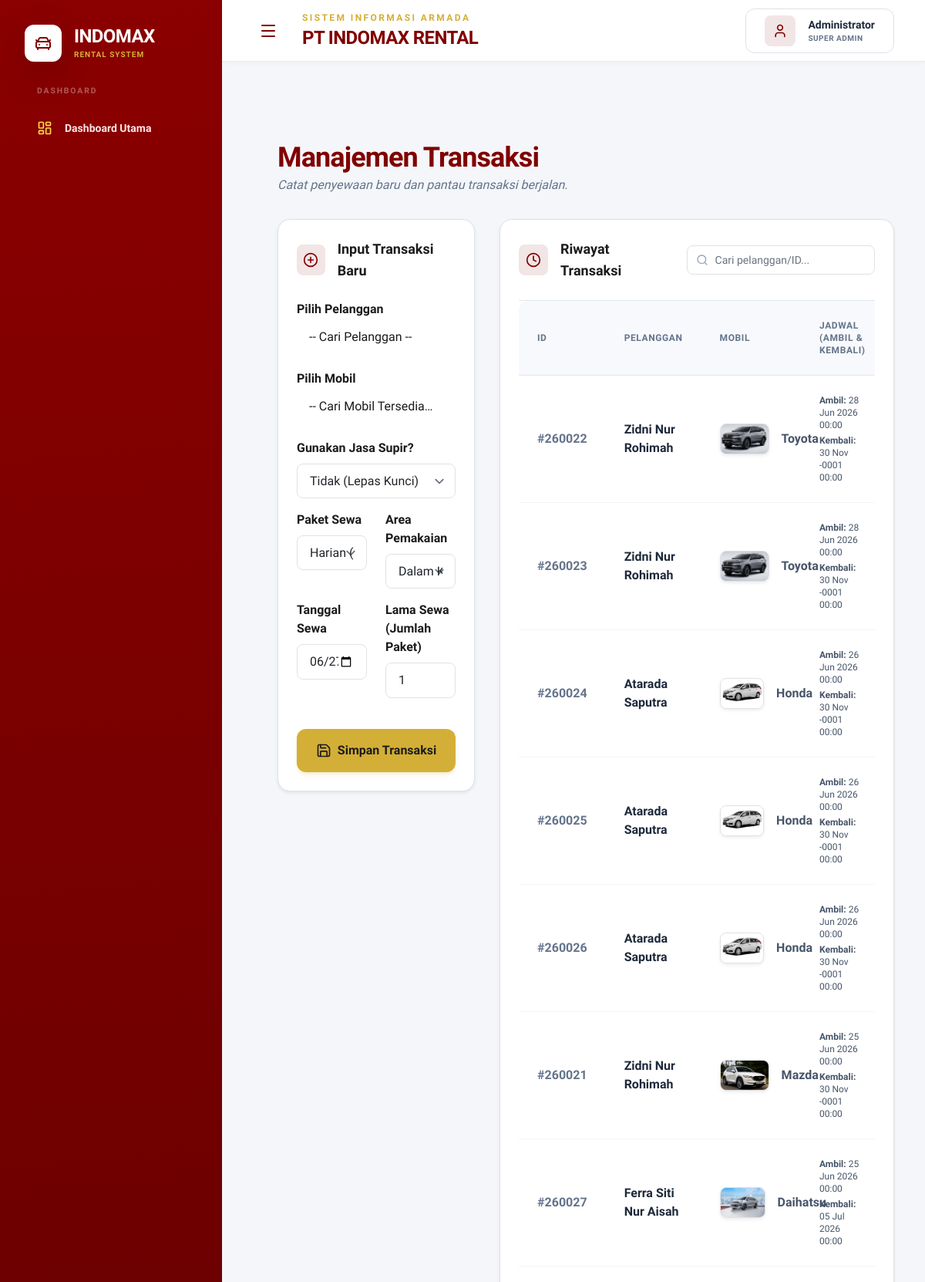
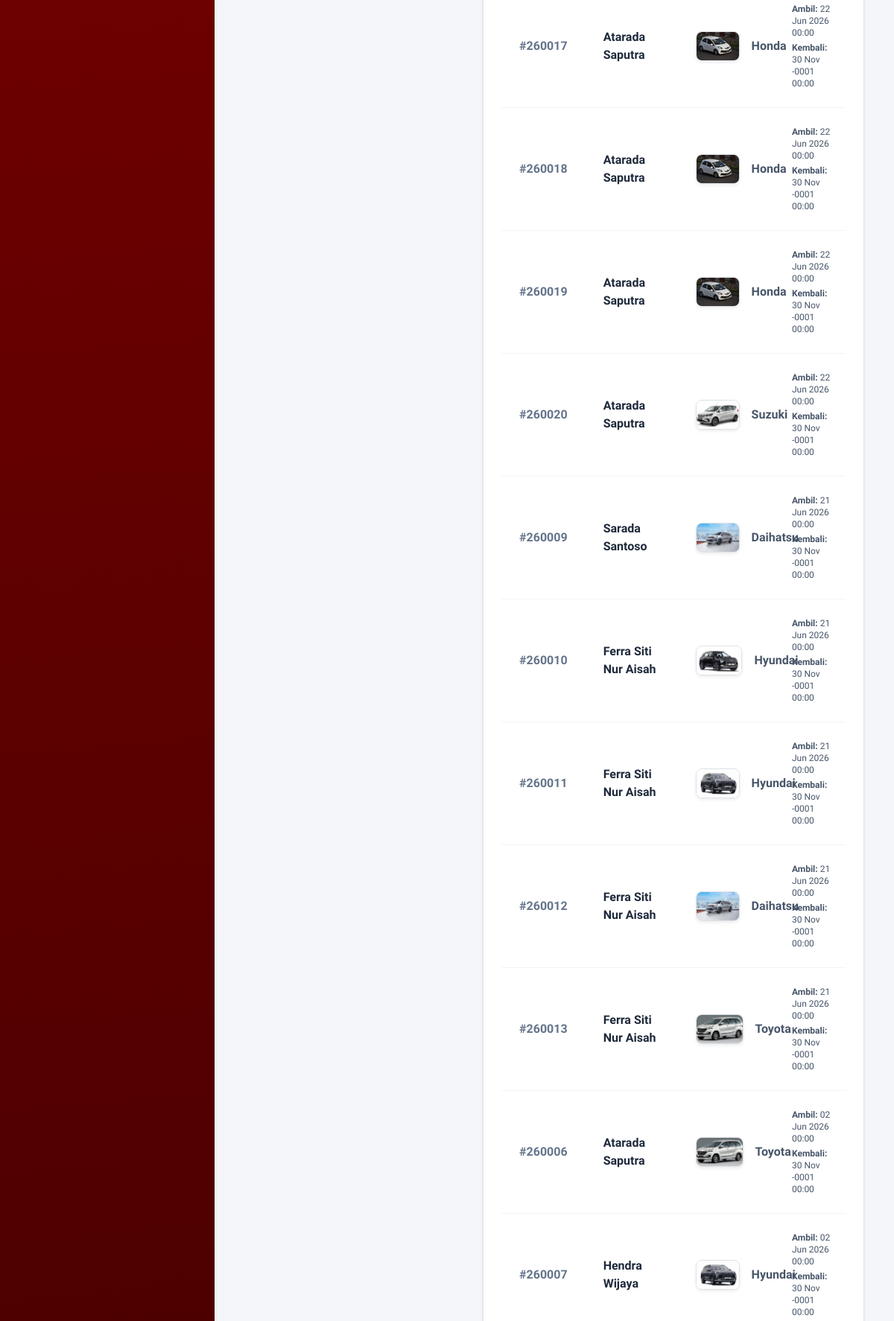
Page /Admin/transaksi.php (upper part) on the committed database (2 pictures, top to bottom).
### tables this page shows
CREATE TABLE `transaksi_sewa` (
  `id_sewa` int(11) NOT NULL,
  `id_pelanggan` int(11) NOT NULL,
  `pake_supir` enum('Ya','Tidak') NOT NULL DEFAULT 'Tidak',
  `kode_mobil` varchar(10) NOT NULL,
  `id_supir` int(11) DEFAULT NULL,
  `biaya_supir` decimal(12,2) NOT NULL DEFAULT 0.00,
  `opsi_supir` enum('ya','tidak') DEFAULT 'tidak',
  `tanggal_sewa` date NOT NULL,
  `tanggal_kembali` date NOT NULL,
  `lama_sewa` int(11) NOT NULL,
  `total_biaya` decimal(12,2) NOT NULL,
  `status_sewa` enum('pending','diterima','berjalan','selesai','DP') DEFAULT 'pending',
  `waktu_mulai_perjalanan` timestamp NULL DEFAULT NULL,
  `status_gaji_supir` enum('belum','sudah') NOT NULL DEFAULT 'belum',
  `tujuan_perjalanan` varchar(255) NOT NULL,
  `kode_akun` int(11) DEFAULT NULL,
  `lokasi_jemput` varchar(255) DEFAULT NULL,
  `lokasi_kembali` varchar(255) DEFAULT 'Kembalikan ke Kantor',
  `alamat_kembali` text DEFAULT NULL,
  `alamat_detail` text DEFAULT NULL,
  `nama_penyewa` varchar(100) DEFAULT NULL,
  `total_bayar` int(11) DEFAULT 0,
  `jumlah_bayar` int(11) DEFAULT 0,
  `durasi_sewa` enum('12 Jam','24 Jam') DEFAULT '24 Jam',
  `area_pemakaian` enum('Dalam Kota','Luar Kota') DEFAULT 'Dalam Kota',
  `waktu_pengambilan` datetime DEFAULT NULL,
  `waktu_pengembalian_aktual` datetime DEFAULT NULL,
  `denda_keterlambatan` decimal(12,2) DEFAULT 0.00
);

CREATE TABLE `pelanggan` (
  `id_pelanggan` int(11) NOT NULL,
  `nama` varchar(100) DEFAULT NULL,
  `email` varchar(150) DEFAULT NULL,
  `username` varchar(50) NOT NULL,
  `password` varchar(255) NOT NULL,
  `alamat` text DEFAULT NULL,
  `no_telp` varchar(15) DEFAULT NULL,
  `no_ktp` varchar(20) DEFAULT NULL,
  `foto_ktp` varchar(255) DEFAULT NULL,
  `foto_sim` varchar(255) DEFAULT NULL,
  `status_verifikasi` varchar(50) DEFAULT 'belum_verifikasi'
);

CREATE TABLE `mobil` (
  `kode_mobil` varchar(10) NOT NULL,
  `merk` varchar(50) DEFAULT NULL,
  `jenis` varchar(50) DEFAULT NULL,
  `nopol` varchar(15) DEFAULT NULL,
  `tarif_per_hari` decimal(10,2) DEFAULT NULL,
  `status_mobil` enum('tersedia','disewa') DEFAULT 'tersedia',
  `Gambar` varchar(255) NOT NULL,
  `Unit_Tersedia` int(10) UNSIGNED NOT NULL,
  `tarif_12_dalam` decimal(10,2) DEFAULT NULL,
  `tarif_12_luar` decimal(10,2) DEFAULT NULL,
  `tarif_24_dalam` decimal(10,2) DEFAULT NULL,
  `tarif_24_luar` decimal(10,2) DEFAULT NULL,
  `is_deleted` tinyint(1) NOT NULL DEFAULT 0
);

### Admin/transaksi.php (the view, shortened to what this page needs)
<?php
include 'navbar.php';
include 'koneksi.php';
?>
<link href="https://cdn.jsdelivr.net/npm/select2@4.1.0-rc.0/dist/css/select2.min.css" rel="stylesheet" />
<link rel="stylesheet" href="https://cdn.jsdelivr.net/npm/select2-bootstrap-5-theme@1.3.0/dist/select2-bootstrap-5-theme.min.css" />
<link rel="stylesheet" href="https://cdn.jsdelivr.net/npm/bootstrap-icons@1.11.3/font/bootstrap-icons.min.css">
<div class="p-8">
    <div class="mb-8">
        <h1 class="text-4xl font-black text-[#800000] tracking-tight">Manajemen Transaksi</h1>
        <p class="text-slate-500 mt-1 font-medium italic">Catat penyewaan baru dan pantau transaksi berjalan.</p>
    </div>
    <div class="flex flex-col lg:flex-row gap-8">
        <div class="w-full lg:w-1/3">
            <div class="bg-white rounded-2xl p-6 border border-[#e2e2e2] shadow-sm hover-lift">
                <div class="flex items-center gap-3 mb-6">
                    <div class="w-10 h-10 rounded-lg bg-[#800000]/10 text-[#800000] flex items-center justify-center">
                        <i data-lucide="plus-circle" class="w-5 h-5"></i>
                    </div>
                    <h5 class="text-lg font-bold text-[#1a1c1c]">Input Transaksi Baru</h5>
                </div>
                <form action="proses_transaksi.php" method="POST">
                        <div class="mb-3">
                            <label class="form-label fw-bold">Pilih Pelanggan</label>
                        </div>
                        <div class="mb-3">
                            <label class="form-label fw-bold">Pilih Mobil</label>
                        </div>
                        <div class="mb-3">
                            <label class="form-label fw-bold">Gunakan Jasa Supir?</label>
                            <select name="pake_supir" id="pake_supir" class="form-select" onchange="toggleSupirBlock()" required>
                                <option value="Tidak">Tidak (Lepas Kunci)</option>
                            </select>
                        </div>
                        <div class="row">
                            <div class="col-md-6 mb-3">
                                <label class="form-label fw-bold">Paket Sewa</label>
                                <select name="durasi_sewa" class="form-select" required>
                                    <option value="24 Jam">Harian (24 Jam)</option>
                                </select>
                            </div>
                            <div class="col-md-6 mb-3">
                                <label class="form-label fw-bold">Area Pemakaian</label>
                                <select name="area_pemakaian" class="form-select" required>
                                    <option value="Dalam Kota">Dalam Kota</option>
                                </select>
                            </div>
                        </div>
                        <div class="row">
                            <div class="col-md-6 mb-3">
                                <label class="form-label fw-bold">Tanggal Sewa</label>
                                <input type="date" name="tanggal_sewa" class="form-control" value="<?php echo date('Y-m-d'); ?>" required>
                            </div>
                            <div class="col-md-6 mb-3">
                                <label class="form-label fw-bold">Lama Sewa (Jumlah Paket)</label>
                                <input type="number" name="lama_sewa" class="form-control" min="1" value="1" required>
                            </div>
                        </div>
                        <button type="submit" name="submit" class="w-full bg-[#d4af37] text-[#1a1c1c] font-bold py-3 rounded-xl shadow-md shadow-[#d4af37]/20 hover:bg-[#c49d2b] transition-colors mt-4 flex justify-center items-center gap-2">
                            <i data-lucide="save" class="w-5 h-5"></i> Simpan Transaksi
                        </button>
                    </form>
                </div>
            </div>
        <div class="w-full lg:w-2/3">
            <div class="bg-white rounded-2xl p-6 border border-[#e2e2e2] shadow-sm hover-lift">
                <div class="flex flex-col sm:flex-row sm:items-center justify-between gap-4 mb-6">
                    <div class="flex items-center gap-3">
                        <div class="w-10 h-10 rounded-lg bg-[#800000]/10 text-[#800000] flex items-center justify-center">
                            <i data-lucide="clock" class="w-5 h-5"></i>
                        </div>
                        <h5 class="text-lg font-bold text-[#1a1c1c]">Riwayat Transaksi</h5>
                    </div>
                    <div class="relative w-full sm:w-64">
                        <i data-lucide="search" class="w-4 h-4 absolute left-3 top-1/2 -translate-y-1/2 text-slate-400"></i>
                        <input type="text" id="searchInput" onkeyup="liveSearch()" placeholder="Cari pelanggan/ID..." class="w-full pl-9 pr-4 py-2 border border-slate-200 rounded-lg text-sm focus:outline-none focus:border-[#800000] focus:ring-1 focus:ring-[#800000]">
                    </div>
                </div>
                <div class="overflow-x-auto">
                    <table class="w-full text-left border-collapse">
                        <thead>
                            <tr class="bg-slate-50 border-y border-slate-200 text-slate-500 text-xs uppercase tracking-wider font-bold">
                                <th class="p-4 rounded-tl-xl">ID</th>
                                <th class="p-4">Pelanggan</th>
                                <th class="p-4">Mobil</th>
                                <th class="p-4">Jadwal (Ambil & Kembali)</th>
                            </tr>
                        </thead>
                            <tbody id="tableBody">
                                <?php
                                $where_clause = "";
                                $sql = "SELECT t.*, p.nama, p.no_telp, m.merk, m.Gambar, s.nama_supir,
                                        IFNULL((SELECT SUM(jumlah_bayar) FROM pembayaran WHERE id_sewa = t.id_sewa), 0) AS uang_dibayar
                                        FROM transaksi_sewa t
                                        JOIN pelanggan p ON t.id_pelanggan = p.id_pelanggan
                                        JOIN mobil m ON t.kode_mobil = m.kode_mobil
                                        LEFT JOIN supir s ON t.id_supir = s.id_supir
                                        $where_clause
                                        ORDER BY t.tanggal_sewa DESC";
                                $res = mysqli_query($conn, $sql);
                                if($res && mysqli_num_rows($res) > 0){
                                    while($row = mysqli_fetch_array($res)) {
                                        $gambar = !empty($row['Gambar']) && file_exists('img/' . $row['Gambar']) ? 'img/' . $row['Gambar'] : 'https://placehold.co/100x60/f8f9fa/a3a3a3?text=No+Image';
                                ?>
                                <tr class="border-b border-slate-100 hover:bg-slate-50/50 transition-colors">
                                    <td class="p-4 font-bold text-slate-500">#<?php echo $row['id_sewa']; ?></td>
                                    <td class="p-4"><span class="font-bold text-slate-800"><?php echo htmlspecialchars($row['nama']); ?></span></td>
                                    <td class="p-4">
                                        <div class="flex items-center gap-3">
                                            <img src="<?= $gambar ?>" class="rounded-lg shadow-sm w-16 h-10 object-cover border border-slate-200" alt="<?= htmlspecialchars($row['merk']) ?>">
                                            <span class="text-slate-600 font-semibold"><?php echo htmlspecialchars($row['merk']); ?></span>
                                        </div>
                                    </td>
                                    <td class="p-4 text-slate-600 text-xs">
                                        <div class="mb-1"><span class="font-bold">Ambil:</span> <?php echo date('d M Y H:i', strtotime($row['tanggal_sewa'])); ?></div>
                                        <div><span class="font-bold">Kembali:</span> <?php echo $row['tanggal_kembali'] ? date('d M Y H:i', strtotime($row['tanggal_kembali'])) : '-'; ?></div>
                                    </td>
                                </tr>
                                <?php } } else { ?>
                                    <tr><td colspan='6' class='text-center py-4 text-muted'>Belum ada transaksi.</td></tr>
                                <?php } ?>
                            </tbody>
                    </table>
                </div>
            </div>
        </div>
    </div>
</div>
</body>
</html>

### style.css (style rules this page uses)
:root { --crimson: #8B0000; --crimson-dark: #600000; --crimson-light: #c0392b; --crimson-bg: rgba(139, 0, 0, 0.07); --crimson-border: rgba(139, 0, 0, 0.18); --gold: #D4AF37; --gold-dark: #b8971f; --gold-bg: rgba(212, 175, 55, 0.1); --gold-border: rgba(212, 175, 55, 0.3); --bg-page: #F4F6F9; --bg-surface: #FFFFFF; --bg-subtle: #F8F9FC; --border: #E8ECF2; --text-primary: #0F172A; --text-secondary: #475569; --text-muted: #94A3B8; --success: #16A34A; --success-bg: rgba(22, 163, 74, 0.1); --warning: #D97706; --warning-bg: rgba(217, 119, 6, 0.1); --danger: #DC2626; --danger-bg: rgba(220, 38, 38, 0.1); --info: #2563EB; --info-bg: rgba(37, 99, 235, 0.1); --radius-sm: 8px; --radius-md: 12px; --radius-lg: 18px; --radius-xl: 24px; --shadow-sm: 0 1px 3px rgba(0,0,0,0.06), 0 1px 2px rgba(0,0,0,0.04); --shadow-md: 0 4px 16px rgba(0,0,0,0.07), 0 1px 4px rgba(0,0,0,0.04); --shadow-lg: 0 12px 40px rgba(0,0,0,0.1), 0 4px 12px rgba(0,0,0,0.05); --shadow-card:0 2px 8px rgba(15, 23, 42, 0.06); --font: 'Plus Jakarta Sans', 'Montserrat', sans-serif; }
*, *::before, *::after { box-sizing: border-box; }
body { font-family: var(--font); background-color: var(--bg-page); color: var(--text-primary); line-height: 1.6; -webkit-font-smoothing: antialiased; }
.gap-2 { gap: 8px; }
.gap-3 { gap: 12px; }
.hover-lift { transition: transform 0.25s ease, box-shadow 0.25s ease; }
a, button { transition: all 0.2s ease; }

### Admin/navbar.php (style rules this page uses)
body { font-family: 'Plus Jakarta Sans', 'Montserrat', sans-serif !important; background: #F4F6F9; }
table { border-collapse: collapse; }
table thead th { background: #F8F9FC; }

### Admin/transaksi.php (style rules this page uses)
.form-control, .form-select { border-radius: 0.5rem; border-color: #e2e2e2; padding: 0.6rem 1rem; }

### rows in the picture
transaksi_sewa: id_sewa "260022", id_pelanggan.nama "Zidni Nur Rohimah", kode_mobil.merk (picture), kode_mobil.merk "Toyota", tanggal_sewa "28 Jun 2026 00:00", tanggal_kembali "30 Nov -0001 00:00"
transaksi_sewa: id_sewa "260023", id_pelanggan.nama "Zidni Nur Rohimah", kode_mobil.merk (picture), kode_mobil.merk "Toyota", tanggal_sewa "28 Jun 2026 00:00", tanggal_kembali "30 Nov -0001 00:00"
transaksi_sewa: id_sewa "260024", id_pelanggan.nama "Atarada Saputra", kode_mobil.merk (picture), kode_mobil.merk "Honda", tanggal_sewa "26 Jun 2026 00:00", tanggal_kembali "30 Nov -0001 00:00"
transaksi_sewa: id_sewa "260025", id_pelanggan.nama "Atarada Saputra", kode_mobil.merk (picture), kode_mobil.merk "Honda", tanggal_sewa "26 Jun 2026 00:00", tanggal_kembali "30 Nov -0001 00:00"
transaksi_sewa: id_sewa "260026", id_pelanggan.nama "Atarada Saputra", kode_mobil.merk (picture), kode_mobil.merk "Honda", tanggal_sewa "26 Jun 2026 00:00", tanggal_kembali "30 Nov -0001 00:00"
transaksi_sewa: id_sewa "260021", id_pelanggan.nama "Zidni Nur Rohimah", kode_mobil.merk (picture), kode_mobil.merk "Mazda", tanggal_sewa "25 Jun 2026 00:00", tanggal_kembali "30 Nov -0001 00:00"
transaksi_sewa: id_sewa "260027", id_pelanggan.nama "Ferra Siti Nur Aisah", kode_mobil.Gambar (picture), kode_mobil.merk "Daihatsu", tanggal_sewa "25 Jun 2026 00:00", tanggal_kembali "05 Jul 2026 00:00"
transaksi_sewa: id_sewa "260017", id_pelanggan.nama "Atarada Saputra", kode_mobil.merk (picture), kode_mobil.merk "Honda", tanggal_sewa "22 Jun 2026 00:00", tanggal_kembali "30 Nov -0001 00:00"
transaksi_sewa: id_sewa "260018", id_pelanggan.nama "Atarada Saputra", kode_mobil.merk (picture), kode_mobil.merk "Honda", tanggal_sewa "22 Jun 2026 00:00", tanggal_kembali "30 Nov -0001 00:00"
transaksi_sewa: id_sewa "260019", id_pelanggan.nama "Atarada Saputra", kode_mobil.merk (picture), kode_mobil.merk "Honda", tanggal_sewa "22 Jun 2026 00:00", tanggal_kembali "30 Nov -0001 00:00"
transaksi_sewa: id_sewa "260020", id_pelanggan.nama "Atarada Saputra", kode_mobil.Gambar (picture), kode_mobil.merk "Suzuki", tanggal_sewa "22 Jun 2026 00:00", tanggal_kembali "30 Nov -0001 00:00"
transaksi_sewa: id_sewa "260009", id_pelanggan.nama "Sarada Santoso", kode_mobil.Gambar (picture), kode_mobil.merk "Daihatsu", tanggal_sewa "21 Jun 2026 00:00", tanggal_kembali "30 Nov -0001 00:00"
transaksi_sewa: id_sewa "260010", id_pelanggan.nama "Ferra Siti Nur Aisah", kode_mobil.Gambar (picture), kode_mobil.merk "Hyundai", tanggal_sewa "21 Jun 2026 00:00", tanggal_kembali "30 Nov -0001 00:00"
transaksi_sewa: id_sewa "260011", id_pelanggan.nama "Ferra Siti Nur Aisah", kode_mobil.Gambar (picture), kode_mobil.merk "Hyundai", tanggal_sewa "21 Jun 2026 00:00", tanggal_kembali "30 Nov -0001 00:00"
transaksi_sewa: id_sewa "260012", id_pelanggan.nama "Ferra Siti Nur Aisah", kode_mobil.Gambar (picture), kode_mobil.merk "Daihatsu", tanggal_sewa "21 Jun 2026 00:00", tanggal_kembali "30 Nov -0001 00:00"
transaksi_sewa: id_sewa "260013", id_pelanggan.nama "Ferra Siti Nur Aisah", kode_mobil.merk (picture), kode_mobil.merk "Toyota", tanggal_sewa "21 Jun 2026 00:00", tanggal_kembali "30 Nov -0001 00:00"
transaksi_sewa: id_sewa "260006", id_pelanggan.nama "Atarada Saputra", kode_mobil.merk (picture), kode_mobil.merk "Toyota", tanggal_sewa "02 Jun 2026 00:00", tanggal_kembali "30 Nov -0001 00:00"
transaksi_sewa: id_sewa "260007", id_pelanggan.nama "Hendra Wijaya", kode_mobil.Gambar (picture), kode_mobil.merk "Hyundai", tanggal_sewa "02 Jun 2026 00:00", tanggal_kembali "30 Nov -0001 00:00"

### other values in the picture
$_SESSION['nama_user'] "Administrator"
$_SESSION['role'] "SUPER ADMIN"
